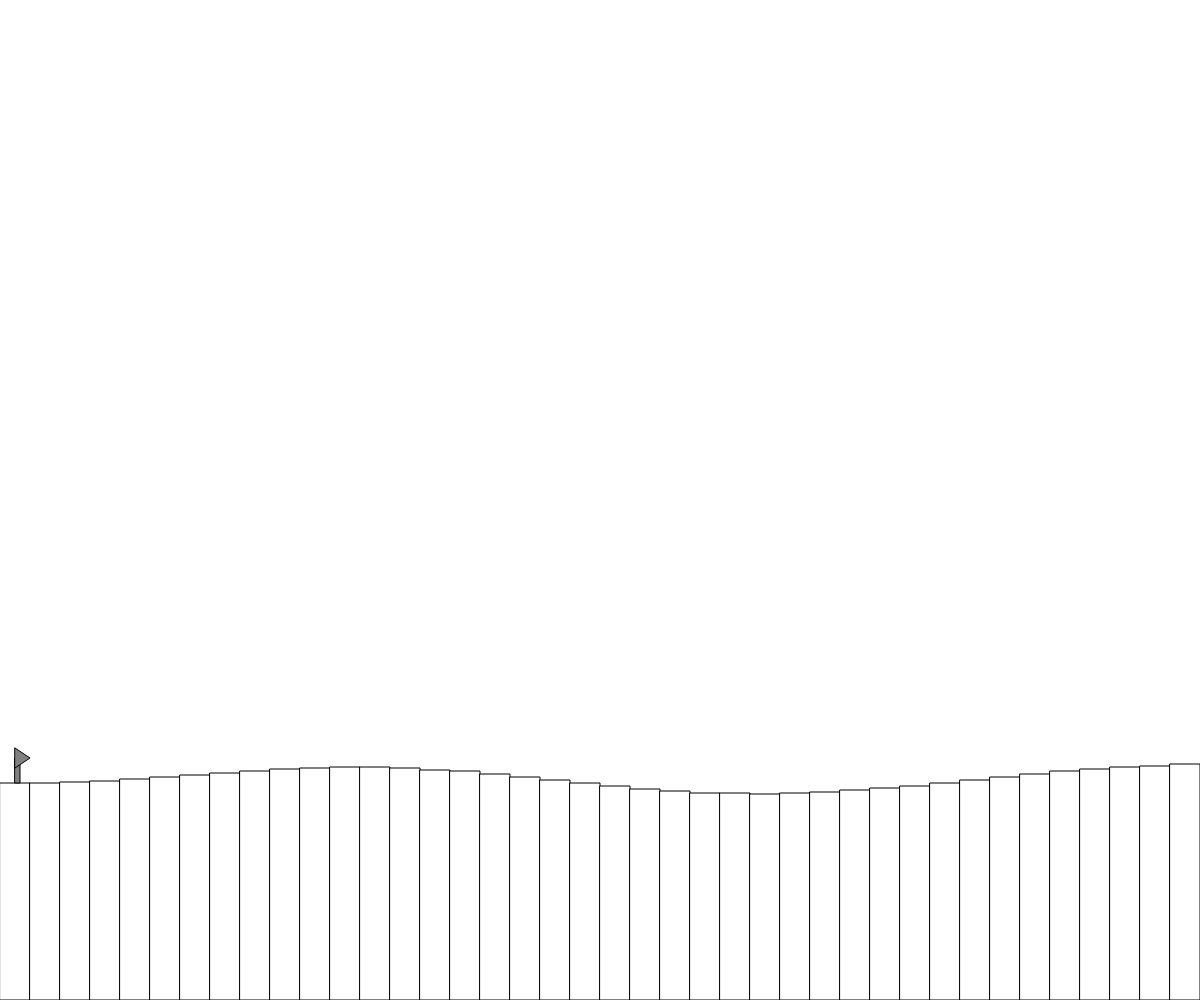
Frame 1 (no input)
Frame 60 (no input): identical to frame 1, image omitted
Frame 120 (the mouse pressed at the canvas centre since frame 60): identical to frame 1, image omitted

The p5.js sketch that drew this single still picture (run headless with seeded random() and noise() and a simulated clock; from frame 60 on, the mouse is pressed at the canvas centre):

// p5.js sketch
// ── sketch.js
// Terrain Generation Project
// Alyssa Maitland
// Mar.4, 2025
//

let rectWidth = 30;
let noiseTime = 5;
let noiseStart = 5;
let noiseSpeed = 0.01;
let peak = 0;
let tallX;

function setup() {
  createCanvas(windowWidth, windowHeight);
  generateTerrain();
  drawFlag(tallX,peak);
}

function draw() {
  //background(220);
  noiseTime = noiseStart;
  noiseStart += noiseSpeed;
}

function generateTerrain(){
  //use a loop to generate and draw rectangles to look like 2D terrain
  rectMode(CORNERS);
  for(x1 = 0; x1<width; x1+= rectWidth){
    //generate a random height change this from using random() to noise()
    let rectHeight = noise(noiseTime);
    rectHeight = map(rectHeight, 0, 1, 50, 500);
    rectHeight = round(rectHeight);
    //calculate the other corner of rectangle
    let x2 = x1+rectWidth;
    let y2 = height - rectHeight;
    rect(x1, height, x2, y2);
    noiseTime += noiseSpeed;
    // store the tallest height and its horizontal positon
    if(rectHeight>peak){
      peak = y2;
      tallX = x1;
    }
  }
  rectMode(CORNER);
}

function keyPressed(){
  if(keyCode === 39){
    rectWidth = rectWidth+5;
  }
  if(keyCode === 37){
    rectWidth = rectWidth-5;
  }
}

function drawFlag(x,y){
  //draw a flag in the middle of the highest peak
  fill('grey');
  rect(x+rectWidth/2,y-25,5,25);
  triangle(x+rectWidth/2, y-35, x+rectWidth/2+15, y-25, x+rectWidth/2, y-15);
}
